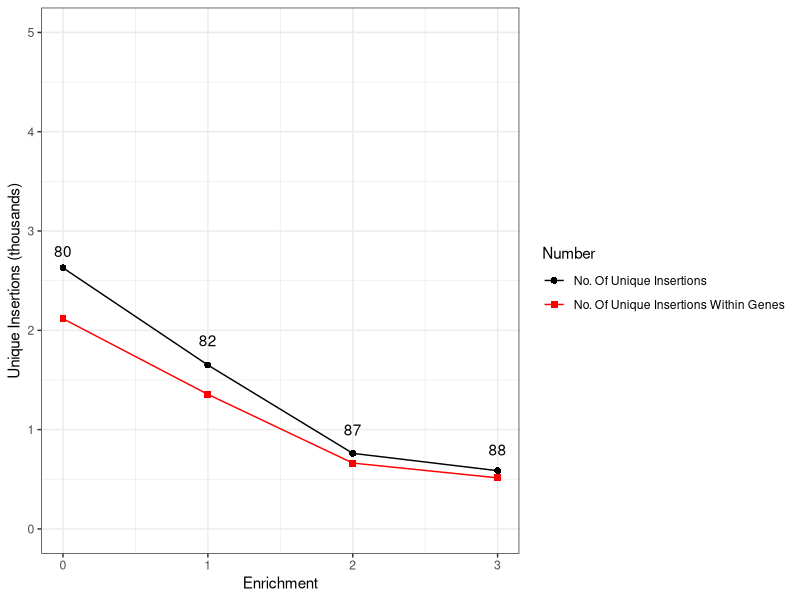

Here is the R script that generated this plot:
## ---- chunk 1
knitr::opts_chunk$set(echo = TRUE)
## ---- chunk 2
library("ggplot2")
library("dplyr")
## ---- chunk 3
UniqueInsertions <- read.delim("TSASResults.txt")

## ---- chunk 4
# Just First Column with All rows
df = UniqueInsertions[, c(2,4,5)]

#divdes reads into thousands and adds the new df to the existing one

df["X1000"] <- df$X/1000

#Check dataframe
df

## ---- chunk 5
p <- ggplot(data=df, aes(x=Enrichment, y=X1000, group=Number, shape=Number, color=Number)) +
  geom_point(aes(shape= Number), size=2) +
  scale_shape_manual(values=c(16, 15)) + 
  scale_color_manual(values=c("No. Of Unique Insertions"= "black", "No. Of Unique Insertions Within Genes" = "red")) +
  geom_line(aes(color=Number))+
  xlab('Enrichment') +
  ylab('Unique Insertions (thousands)') + 
  ylim(0, 5) + 
  theme(legend.title = element_blank()) +
  annotate(geom="text", x=0, y=2.8, label="80",
           color="black") + 
  annotate(geom="text", x=1, y=1.9, label="82",
         color="black") + 
  annotate(geom="text", x=2, y=1.0, label="87",
           color="black") + 
  annotate(geom="text", x=3, y=0.8, label="88",
           color="black") + 
  theme_bw()

p
